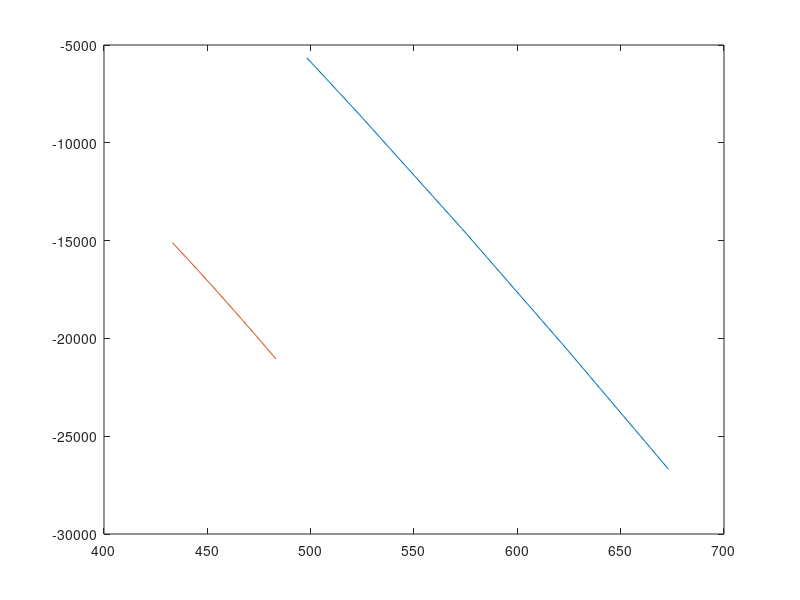

The MATLAB script that drew this image:
clc 
clear all

%% Problem 7.1 
%% b) Calculate molar Gibbs (V) at P = 2.5 MPa for a 
%     collection of temperatures between 225 and 400 C and 
%     extrapolate this curve below 225 C.  

temp = [225 250 300 350 400] + 273.15;
m_enth_v = [2806.3 2880.1 3008.8 3126.3 3239.3] .* 18;
m_entr_v = [6.2639 6.4085 6.6438 6.8403 7.0148] .* 18;

t_s = temp .* m_entr_v;
gib_v = (m_enth_v - t_s);

plot(temp, gib_v)
hold on
%  linear fit equation: 
%  y = -120.19*x + 54350;

%t = 273.15;
%g = [];

%while t < 498.2
%    y = -120.19 * t + 54350;
%    g = [g,y];
%    disp(t)
%    t = t + 25;
%end

%disp(g)

%% c) Find Gibbs molar (Liquid) at 160, 170, 180, 190, 200 
%     and 210 C.  Plot on the same graph as molar Gibbs (V)
%     extrapolate this data above 224 C.

temp_l = [160 170 180 190 200 210] + 273.15;
m_enth_l = [675.55 719.21 763.22 807.62 852.45 897.76] .* 18;
m_entr_l = [1.9427 2.0419 2.1396 2.2359 2.3309 2.4248] .* 18;
t_s_l = temp_l .* m_entr_l;

m_gibbs_l = m_entr_l - t_s_l;
plot(temp_l, m_gibbs_l)

hold off

%t1 = 497.15;
%g1 = [];

%while t1 < 674
%    y1 = -118.64 .* t1 + 36317;
%    g1 = [g1,y1];
%    disp(t1-273.15)
%    t1 = t1 + 25;
%end

%disp(g1)

%% d) Plot molar V versus T at P = 2.5 MPa for the
%     temperature range of 150 to 400 C and show V 
%     is discontinuous

%T = [225 250 300 350 400]
%m_V = [0.08027 0.08700 0.09890 0.10976 0.12010] * 18;

%plot(T,m_V)


